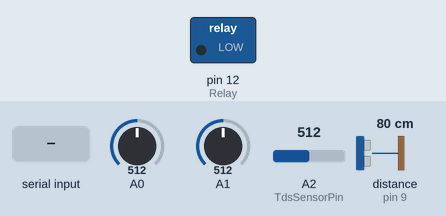
Recording of a sketch running on a simulated Arduino Uno, built with avr-gcc and run on an emulated ATmega328P. Parts: switched loads named in the sketch (green lamp = pin HIGH). Wiring (inferred from the names in the program): ultrasonic range finder: trigger pin 8; echo pin 9. The test bench sets the inputs (shaded band); at power-on: A0 = 512, A1 = 512, A2 (TdsSensorPin) = 512, distance to the obstacle (sensor on pin 9) 80 cm. The echo pulse lasts 58.3 µs per cm; pins used as bus, display or sensor lines are not drawn; what the sketch prints to the serial monitor is not drawn.

Above: at 1.2 s.
1.3 s: "w" received over Serial
At 3.0 s:
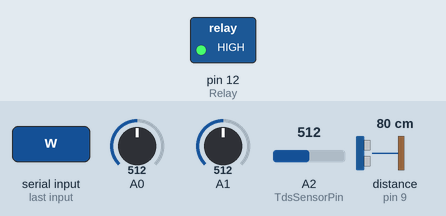
3.6 s: "s" received over Serial
At 4.6 s:
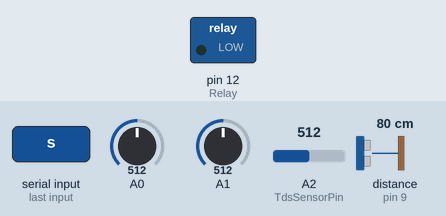
Timing chart, 0 to 6.6 s (numbered marks = the images above; inputs shaded):
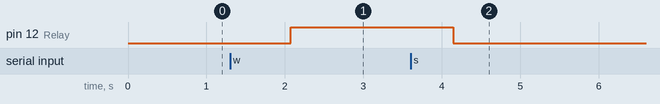

Measured:
- after the input at 1.3 s, pin 12 (Relay): LOW → HIGH after 0.78 s
- after the input at 3.6 s, pin 12 (Relay): HIGH → LOW after 0.54 s

The sketch:

HomeGarden_Arduino.ino
```cpp
#define TdsSensorPin A2
#define SCOUNT 30
#define VREF 5.0
#define TRIG 8
#define ECHO 9
#define Relay 12
#include <ArduinoJson.h>


//공중에서 약 1000
//물속에서 280
float _MAX = 1000;
float _MIN = 280;
String relay_state;
char ch;


DynamicJsonDocument result_json(1024);

void setup() {
  Serial.begin(9600);
  pinMode(TdsSensorPin,INPUT);
  pinMode(TRIG, OUTPUT);
  pinMode(ECHO, INPUT);
  pinMode(Relay, OUTPUT);
}


void loop() {
  relay_state = digitalRead(Relay);

  //초음파 센서
  long duration, distance;

  digitalWrite(TRIG, LOW);
  delayMicroseconds(2);
  digitalWrite(TRIG, HIGH);
  delayMicroseconds(10);
  digitalWrite(TRIG, LOW);

  duration = pulseIn (ECHO, HIGH);
  distance = duration * 17/1000;


  float Soil_moisture = analogRead(A0);// 토양 습도
  int soil = map(Soil_moisture,0,1023,0,7);
  int light = analogRead(A1); // 조도 값
  float ph = analogRead(A2); // 토양 산성도
  float humidity_rate = 100-((Soil_moisture-_MIN)/(_MAX-_MIN))*100;

  //센서 값 JSON 형식으로 출력
  result_json["soil_humid"] = humidity_rate;
  result_json["light"] = light;
  result_json["ph"] = ph;
  result_json["depth"] = distance;

  if(Serial.available()){
    ch = Serial.read();
    Serial.print("ch: " + ch);
  }


  if (ch=='w'){
    // 물펌프 동작
    //Serial.print("waterPumpOn");
    digitalWrite(Relay, HIGH);
  }
  else if(ch=='s') {
    //Serial.print("waterPumpOff");
    digitalWrite(Relay, LOW);
  }

  result_json["pumpState"] = digitalRead(Relay);

  serializeJson(result_json, Serial);
  Serial.println("\n=================");
  delay(1000);


}
```
